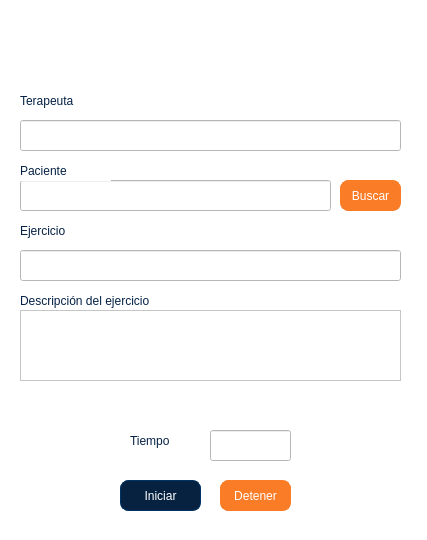
<?xml version="1.0" encoding="UTF-8"?>
<ui version="4.0">
 <class>VentanaEjercicio</class>
 <widget class="QDialog" name="VentanaEjercicio">
  <property name="geometry">
   <rect>
    <x>0</x>
    <y>0</y>
    <width>427</width>
    <height>540</height>
   </rect>
  </property>
  <property name="minimumSize">
   <size>
    <width>427</width>
    <height>540</height>
   </size>
  </property>
  <property name="maximumSize">
   <size>
    <width>427</width>
    <height>540</height>
   </size>
  </property>
  <property name="windowTitle">
   <string>Dialog</string>
  </property>
  <property name="styleSheet">
   <string notr="true">background-color: rgb(255, 255, 255);</string>
  </property>
  <widget class="QLabel" name="label_7">
   <property name="geometry">
    <rect>
     <x>20</x>
     <y>90</y>
     <width>91</width>
     <height>21</height>
    </rect>
   </property>
   <property name="styleSheet">
    <string notr="true">color: rgb(5, 33, 68);
font: 12pt &quot;MS Shell Dlg 2&quot;;</string>
   </property>
   <property name="text">
    <string>Terapeuta</string>
   </property>
  </widget>
  <widget class="QLineEdit" name="tbTerapeuta">
   <property name="geometry">
    <rect>
     <x>20</x>
     <y>120</y>
     <width>381</width>
     <height>31</height>
    </rect>
   </property>
   <property name="styleSheet">
    <string notr="true">
font: 10pt &quot;MS Shell Dlg 2&quot;;
color: rgb(79, 82, 85);</string>
   </property>
  </widget>
  <widget class="QLabel" name="label">
   <property name="geometry">
    <rect>
     <x>60</x>
     <y>0</y>
     <width>291</width>
     <height>81</height>
    </rect>
   </property>
   <property name="styleSheet">
    <string notr="true">image: url(:/imgVentana/logo.png);</string>
   </property>
   <property name="text">
    <string/>
   </property>
  </widget>
  <widget class="QLineEdit" name="tbPaciente">
   <property name="geometry">
    <rect>
     <x>20</x>
     <y>180</y>
     <width>311</width>
     <height>31</height>
    </rect>
   </property>
   <property name="styleSheet">
    <string notr="true">
font: 10pt &quot;MS Shell Dlg 2&quot;;
color: rgb(79, 82, 85);</string>
   </property>
   <property name="text">
    <string/>
   </property>
  </widget>
  <widget class="QLabel" name="label_8">
   <property name="geometry">
    <rect>
     <x>20</x>
     <y>160</y>
     <width>91</width>
     <height>21</height>
    </rect>
   </property>
   <property name="styleSheet">
    <string notr="true">color: rgb(5, 33, 68);
font: 12pt &quot;MS Shell Dlg 2&quot;;</string>
   </property>
   <property name="text">
    <string>Paciente</string>
   </property>
  </widget>
  <widget class="QPushButton" name="btnBuscar">
   <property name="geometry">
    <rect>
     <x>340</x>
     <y>180</y>
     <width>61</width>
     <height>31</height>
    </rect>
   </property>
   <property name="styleSheet">
    <string notr="true">
border-style: solid;
border-width: 1px;
;
border-color: rgb(250, 124, 39);
background-color: rgb(250, 124, 39);
color: rgb(255, 255, 255);
border-radius: 8px;
font: 11pt &quot;MS Shell Dlg 2&quot;;</string>
   </property>
   <property name="text">
    <string>Buscar</string>
   </property>
  </widget>
  <widget class="QLabel" name="label_9">
   <property name="geometry">
    <rect>
     <x>20</x>
     <y>220</y>
     <width>91</width>
     <height>21</height>
    </rect>
   </property>
   <property name="styleSheet">
    <string notr="true">color: rgb(5, 33, 68);
font: 12pt &quot;MS Shell Dlg 2&quot;;</string>
   </property>
   <property name="text">
    <string>Ejercicio</string>
   </property>
  </widget>
  <widget class="QLineEdit" name="tbEjercicio">
   <property name="geometry">
    <rect>
     <x>20</x>
     <y>250</y>
     <width>381</width>
     <height>31</height>
    </rect>
   </property>
   <property name="styleSheet">
    <string notr="true">
font: 10pt &quot;MS Shell Dlg 2&quot;;
color: rgb(79, 82, 85);</string>
   </property>
   <property name="text">
    <string/>
   </property>
  </widget>
  <widget class="QPushButton" name="btnIniciar">
   <property name="geometry">
    <rect>
     <x>120</x>
     <y>480</y>
     <width>81</width>
     <height>31</height>
    </rect>
   </property>
   <property name="mouseTracking">
    <bool>false</bool>
   </property>
   <property name="styleSheet">
    <string notr="true">
border-style: solid;
border-width: 1px;
border-color: rgb(0, 51, 102);
background-color: rgb(7, 34, 64);
color: rgb(255, 255, 255);
border-radius: 8px;
font: 11pt &quot;MS Shell Dlg 2&quot;;</string>
   </property>
   <property name="text">
    <string>Iniciar</string>
   </property>
  </widget>
  <widget class="QPushButton" name="btnDetener">
   <property name="geometry">
    <rect>
     <x>220</x>
     <y>480</y>
     <width>71</width>
     <height>31</height>
    </rect>
   </property>
   <property name="styleSheet">
    <string notr="true">
border-style: solid;
border-width: 1px;
;
border-color: rgb(250, 124, 39);
background-color: rgb(250, 124, 39);
color: rgb(255, 255, 255);
border-radius: 8px;
font: 11pt &quot;MS Shell Dlg 2&quot;;</string>
   </property>
   <property name="text">
    <string>Detener</string>
   </property>
  </widget>
  <widget class="QLabel" name="label_10">
   <property name="geometry">
    <rect>
     <x>130</x>
     <y>430</y>
     <width>91</width>
     <height>21</height>
    </rect>
   </property>
   <property name="styleSheet">
    <string notr="true">color: rgb(5, 33, 68);
font: 12pt &quot;MS Shell Dlg 2&quot;;</string>
   </property>
   <property name="text">
    <string>Tiempo</string>
   </property>
  </widget>
  <widget class="QLineEdit" name="tbTiempo">
   <property name="geometry">
    <rect>
     <x>210</x>
     <y>430</y>
     <width>81</width>
     <height>31</height>
    </rect>
   </property>
   <property name="styleSheet">
    <string notr="true">
font: 10pt &quot;MS Shell Dlg 2&quot;;
color: rgb(79, 82, 85);</string>
   </property>
   <property name="text">
    <string/>
   </property>
  </widget>
  <widget class="QLabel" name="label_11">
   <property name="geometry">
    <rect>
     <x>20</x>
     <y>290</y>
     <width>191</width>
     <height>21</height>
    </rect>
   </property>
   <property name="styleSheet">
    <string notr="true">color: rgb(5, 33, 68);
font: 12pt &quot;MS Shell Dlg 2&quot;;</string>
   </property>
   <property name="text">
    <string>Descripción del ejercicio</string>
   </property>
  </widget>
  <widget class="QTextEdit" name="textEditDescripcion">
   <property name="geometry">
    <rect>
     <x>20</x>
     <y>310</y>
     <width>381</width>
     <height>71</height>
    </rect>
   </property>
   <property name="styleSheet">
    <string notr="true">font: 10pt &quot;MS Shell Dlg 2&quot;;
color: rgb(79, 82, 85);</string>
   </property>
  </widget>
 </widget>
 <resources>
  <include location="../../vistaVentajaEjercicio/imgVentanaTerapeuta.qrc"/>
 </resources>
 <connections/>
</ui>
